Frame 1 (no input): blank canvas, image omitted
Frame 60 (no input): blank canvas, image omitted
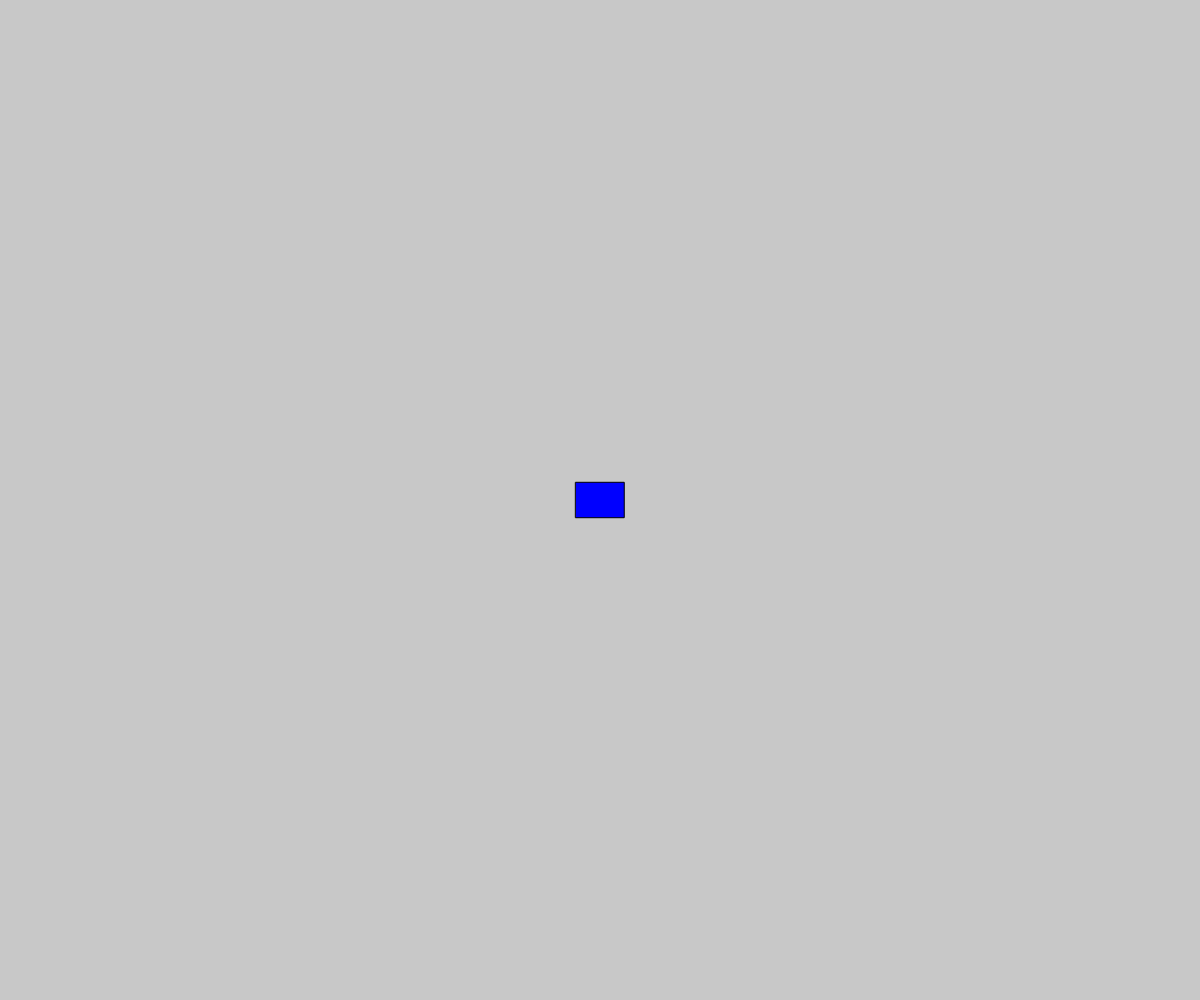
Frame 120 (the mouse pressed at the canvas centre since frame 60)

The p5.js sketch whose frames 1 and 60 were blank and that drew this single picture after the mouse press (run headless with seeded random() and noise() and a simulated clock; from frame 60 on, the mouse is pressed at the canvas centre):

// p5.js sketch
// ── sketch.js
let shapes = []

function setup() {
  createCanvas(windowWidth, windowHeight);
}
function draw() {
  background(200);
  for (let shape of shapes) {
    fill(shape.color)
    if (shape.shapeType === 'square') {
      rectMode(CENTER)
      rect(shape.x, shape.y, random(20, 50), random(20, 50));
    }
    if (shape.shapeType == 'circle') {
      circle(shape.x, shape.y, random(20, 50));
    }
    if (shape.shapeType === 'blob'){
      ellipse(shape.x, shape.y, random(20, 50), random(20, 50))
    }
  }
}
function mousePressed() {
  addAShape();
}
function addAShape() {
  shape1 = {
    x: mouseX,
    y: mouseY,
    color: random(['green', 'yellow', 'blue']),
    shapeType: random(['square', 'circle', 'blob'])
  }
  shapes.push(shape1);
  }
function keyPressed(){
  removeAShape()
}
function removeAShape() {
  shapes.pop(shape1)
}
